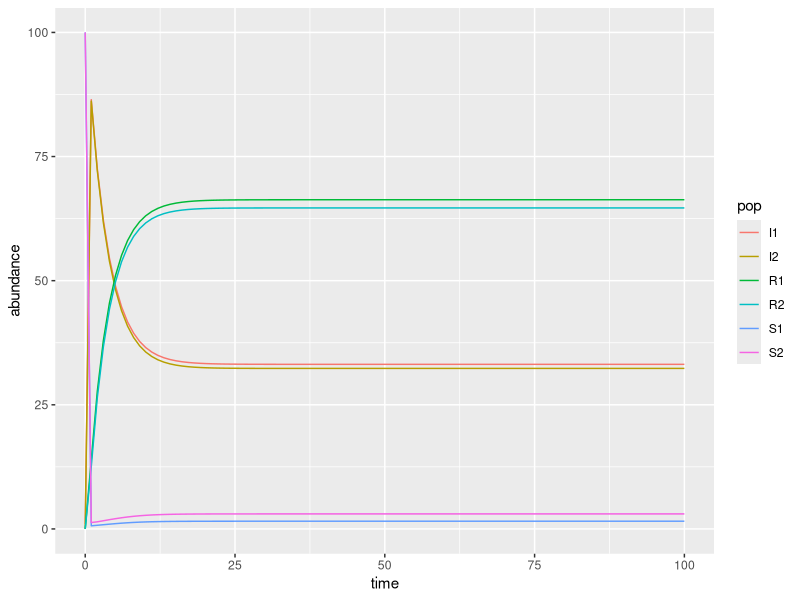
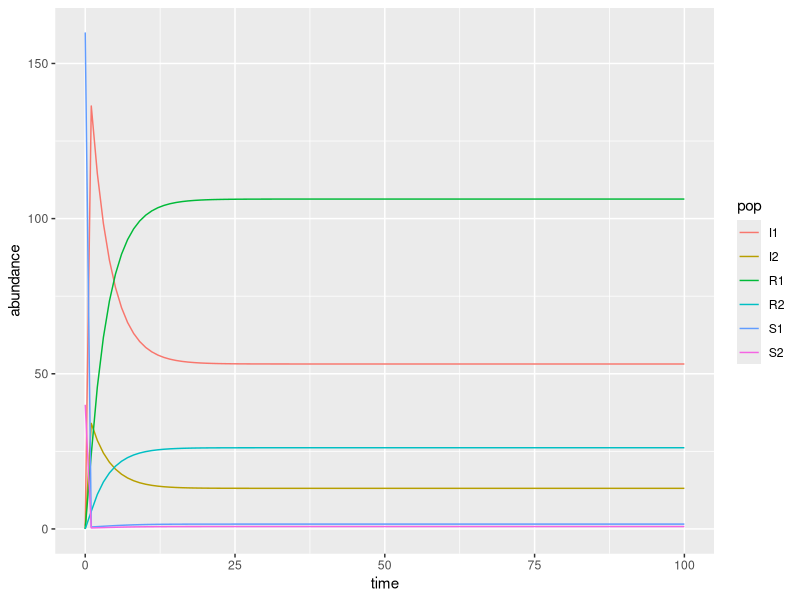
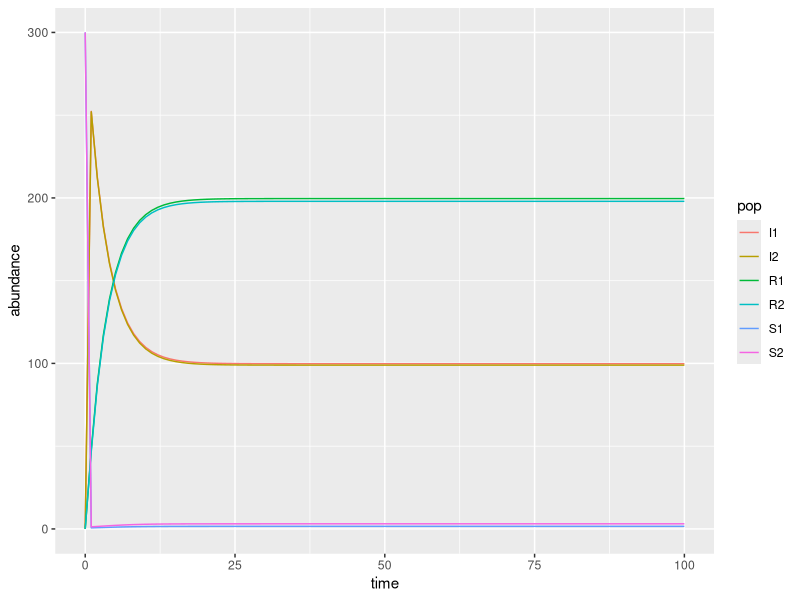
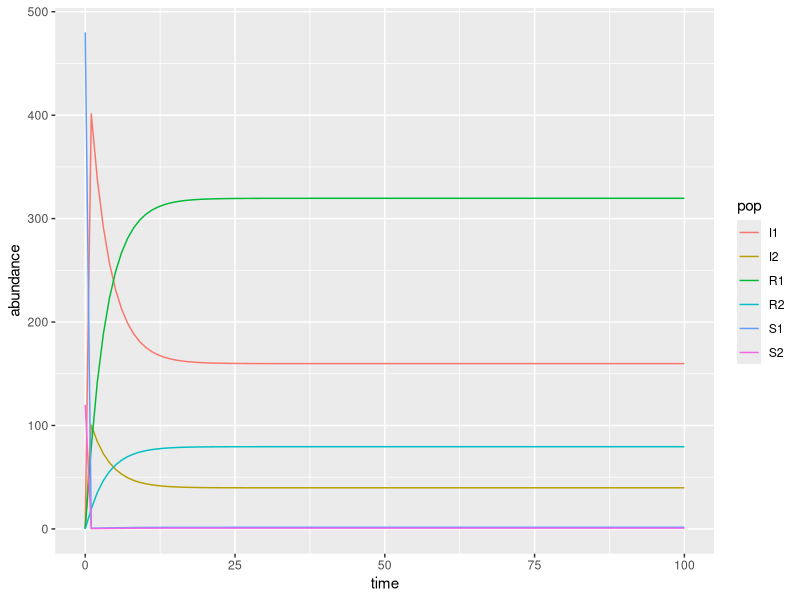
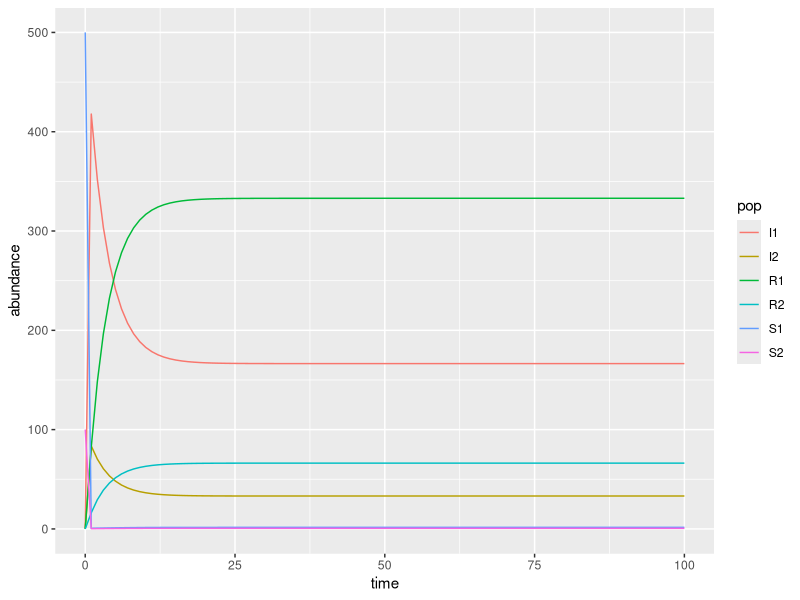

Write R code to recreate these figures, in order. (Note: this script raises an error after producing the figures.)
### goal: explore effects of varying density and relative abundance in a spillover model

# model: Population dynamics of pathogens with multiple host species, Dobson 2004, The American Naturalist

# notes: Edited model to make the populations at carrying capacity (deaths become births)


#### set-up ####

# clear all existing data
rm(list=ls())

# load libraries
library(deSolve)
library(tidyverse)


#### default parameters ####

# species 1 is  the reservoir host
# species 2 is the nonreservoir host

# death rates
d1 <- 0.1
d2 <- 0.1
  
# intraspecific transmission rates  
B11 <- 0.2
B22 <- 0   

# interspecific transmission rates  
B12 <- 0
B21 <- 0.1
  
# infection-induced mortality  
alpha1 <- 0.01
alpha2 <- 0.01

# recover rate
theta1 <- 0.2
theta2 <- 0.2

# initial values
S10 <- 100
I10 <- 1
R10 <- 0
  
S20 <- 100
I20 <- 0
R20 <- 0

# simulation time
simtime <- 100


#### model ####
mod <- function(d1, B11, B12, alpha1, theta1, d2, B22, B21, alpha2, theta2, S10, I10, R10, S20, I20, R20, simtime){
  
  # parameters
  parms<-list(d1 = d1, B11 = B11, B12 = B12, alpha1 = alpha1, theta1 = theta1, d2 = d2, B22 = B22, B12 = B12, alpha2 = alpha2, theta2 = theta2, S10 = S10, I10 = I10, R10 = R10, S20 = S20, I20 = I20, R20 = R20, simtime = simtime)
  
  # define model
  mymodel <- with(as.list(parms), function(t, x, parms){
    
    # State variables
    S1 <- x["S1"]
    I1 <- x["I1"]
    R1 <- x["R1"]
    
    S2 <- x["S2"]
    I2 <- x["I2"]
    R2 <- x["R2"]
    
    # species 1
    S1dot <- d1 * (S1 + R1) + (d1 + alpha1) * I1 - S1 * (B11 * I1 + B12 * I2) - d1 * S1
    I1dot <- S1 * (B11 * I1 + B12 * I2) - (d1 + alpha1 + theta1) * I1
    R1dot <- theta1 * I1 - d1 * R1
    
    # species 2
    S2dot <- d2 * (S2 + R2) + (d2 + alpha2) * I2 - S2 * (B22 * I2 + B21 * I1) - d2 * S2
    I2dot <- S2 * (B22 * I2 + B21 * I1) - (d2 + alpha2 + theta2) * I2
    R2dot <- theta2 * I2 - d2 * R2
    
    list(c(S1dot, I1dot, R1dot, S2dot, I2dot, R2dot))	
    
  })
  
  # start values
  xstart <- c(S1 = S10, I1 = I10, R1 = R10, S2 = S20, I2 = I20, R2 = R20)
  
  # vector of timesteps
  times  <- seq(0, simtime, length = simtime)
  
  # LSODA (default step size)
  out <- as.data.frame(lsoda(xstart, times, mymodel, parms, hmax=20))
  
  # output times series
  return(out)  
}
  

#### simulations ####

# default values (each S0 = 100)
out_def <- mod(d1, B11, B12, alpha1, theta1, d2, B22, B21, alpha2, theta2, S10, I10, R10, S20, I20, R20, simtime) 

out_def_l <- out_def %>% 
  gather(key = "pop", value = "abundance", -time)

ggplot(out_def_l, aes(time, abundance, color = pop)) + 
  geom_line()

# filter(out_def_l, time < 10) %>%
#   ggplot(aes(time, abundance, color = pop)) + 
#   geom_line()

tail(out_def)


# increase reservoir host (80% reservoir, 20% nonreservoir)
S10 <- 160
S20 <- 40

out_8020 <- mod(d1, B11, B12, alpha1, theta1, d2, B22, B21, alpha2, theta2, S10, I10, R10, S20, I20, R20, simtime)

out_8020_l <- out_8020 %>% 
  gather(key = "pop", value = "abundance", -time)

ggplot(out_8020_l, aes(time, abundance, color = pop)) + 
  geom_line()

tail(out_8020)


# increase total density (50% reservoir, 50% nonreservoir)
S10 <- 300
S20 <- 300

out_high <- mod(d1, B11, B12, alpha1, theta1, d2, B22, B21, alpha2, theta2, S10, I10, R10, S20, I20, R20, simtime)

out_high_l <- out_high %>% 
  gather(key = "pop", value = "abundance", -time)

ggplot(out_high_l, aes(time, abundance, color = pop)) + 
  geom_line()

tail(out_high)


# increase reservoir host relative abundance and density (80% reservoir, 20% nonreservoir)
S10 <- 480
S20 <- 120

out_high_8020 <- mod( d1, B11, B12, alpha1, theta1, d2, B22, B21, alpha2, theta2, S10, I10, R10, S20, I20, R20, simtime)

out_high_8020_l <- out_high_8020 %>% 
  gather(key = "pop", value = "abundance", -time)

ggplot(out_high_8020_l, aes(time, abundance, color = pop)) + 
  geom_line()

tail(out_high_8020)


# increase reservoir host relative abundance and density while keeping native the same (83% reservoir,17% nonreservoir)
S10 <- 500
S20 <- 100

out_8317 <- mod(d1, B11, B12, alpha1, theta1, d2, B22, B21, alpha2, theta2, S10, I10, R10, S20, I20, R20, simtime)

out_8317_l <- out_8317 %>% 
  gather(key = "pop", value = "abundance", -time)

ggplot(out_8317_l, aes(time, abundance, color = pop)) + 
  geom_line()

tail(out_8317)

# combine datasets
out_def$model = "5050"
out_8020$model = "8020"
out_high$model = "high 5050"
out_high_8020$model = "high 8020"
out_8317$model = "high 8317"

out_df = rbind(out_def, out_8020, out_high, out_high_8020, out_8317)

# calculate prevalence
out_df %>%
  filter(time == simtime) %>%
  group_by(model) %>%
  summarise(prev1 = I1/(S1 + I1 + R1),
            prev2 = I2/(S2 + I2 + R2),
            prev = (I1 + I2)/(S1 + I1 + R1 + S2 + I2 + R2))
# slight changes in prevalence


#### vary reservoir host density ####

# nonreservoir host density
S20 = 100

# reservoir host densities
S10_l = seq(1, 10000, length.out = 40)

# empty dataframe
out_res <- data.frame(S10 = S10_l, time = NA, S1 = NA, I1 = NA, R1 = NA, S2 = NA, I2 = NA, R2 = NA)

# start pdf
pdf(file = "./output/two_host_simulations_reservoir_density_102619.pdf")

# cycle through densities
for(i in 1:40){
  
  # set reservoir host density
  S10 <- S10_l[i]
  
  temp_out <- mod(d1, B11, B12, alpha1, theta1, d2, B22, B21, alpha2, theta2, S10, I10, R10, S20, I20, R20, simtime)
  
  temp_out_l <- temp_out %>% 
    gather(key = "pop", value = "abundance", -time)
  

  print(ggplot(temp_out_l, aes(time, abundance, color = pop)) + 
    geom_line())
  
  out_res[i, 2:8] <- filter(temp_out, time == simtime)
  
}

# close pdf
dev.off()

# calculate prevalence
out_res_prev <- out_res %>%
  group_by(S10) %>%
  summarise(prev1 = I1/(S1 + I1 + R1),
            prev2 = I2/(S2 + I2 + R2),
            prev = (I1 + I2)/(S1 + I1 + R1 + S2 + I2 + R2)) %>%
  ungroup() %>%
  gather(key = "group", value = "prevalence", -S10) %>%
  mutate(group = recode(group, prev1 = "reservoir", prev2 = "nonreservoir", prev = "combined"))

# figure of prevalence
ggplot(out_res_prev, aes(x = S10, y = prevalence, color = group)) +
  geom_line()


#### low reservoir host density ####

# nonreservoir host density
S20 = 100

# reservoir host densities
S10_low = seq(1, 200, length.out = 40)

# empty dataframe
out_res_low <- data.frame(S10 = S10_low, time = NA, S1 = NA, I1 = NA, R1 = NA, S2 = NA, I2 = NA, R2 = NA)

# start pdf
pdf(file = "./output/two_host_simulations_low_reservoir_density_102619.pdf")

# cycle through densities
for(i in 1:40){
  
  # set reservoir host density
  S10 <- S10_low[i]
  
  temp_out <- mod(d1, B11, B12, alpha1, theta1, d2, B22, B21, alpha2, theta2, S10, I10, R10, S20, I20, R20, simtime)
  
  temp_out_l <- temp_out %>% 
    gather(key = "pop", value = "abundance", -time)
  
  
  print(ggplot(temp_out_l, aes(time, abundance, color = pop)) + 
          geom_line())
  
  out_res_low[i, 2:8] <- filter(temp_out, time == simtime)
  
}

# close pdf
dev.off()

# calculate prevalence
out_res_prev_low <- out_res_low %>%
  group_by(S10) %>%
  summarise(prev1 = I1/(S1 + I1 + R1),
            prev2 = I2/(S2 + I2 + R2),
            prev = (I1 + I2)/(S1 + I1 + R1 + S2 + I2 + R2)) %>%
  ungroup() %>%
  gather(key = "group", value = "prevalence", -S10) %>%
  mutate(group = recode(group, prev1 = "reservoir", prev2 = "nonreservoir", prev = "combined"))

# figure of prevalence
ggplot(out_res_prev_low, aes(x = S10, y = prevalence, color = group)) +
  geom_line()


#### vary nonreservoir host density ####

# reservoir host density
S10 = 100

# reservoir host densities
S20_l = seq(1, 200, length.out = 40)

# empty dataframe
out_nonres <- data.frame(S20 = S20_l, time = NA, S1 = NA, I1 = NA, R1 = NA, S2 = NA, I2 = NA, R2 = NA)

# start pdf
pdf(file = "./output/two_host_simulations_nonreservoir_density_102619.pdf")

# cycle through densities
for(i in 1:40){
  
  # set reservoir host density
  S20 <- S20_l[i]
  
  temp_out <- mod(d1, B11, B12, alpha1, theta1, d2, B22, B21, alpha2, theta2, S10, I10, R10, S20, I20, R20, simtime)
  
  temp_out_l <- temp_out %>% 
    gather(key = "pop", value = "abundance", -time)
  
  
  print(ggplot(temp_out_l, aes(time, abundance, color = pop)) + 
          geom_line())
  
  out_nonres[i, 2:8] <- filter(temp_out, time == simtime)
  
}

# close pdf
dev.off()

# calculate prevalence
out_nonres_prev <- out_nonres %>%
  group_by(S20) %>%
  summarise(prev1 = I1/(S1 + I1 + R1),
            prev2 = I2/(S2 + I2 + R2),
            prev = (I1 + I2)/(S1 + I1 + R1 + S2 + I2 + R2)) %>%
  ungroup() %>%
  gather(key = "group", value = "prevalence", -S20) %>%
  mutate(group = recode(group, prev1 = "reservoir", prev2 = "nonreservoir", prev = "combined"))

# figure of prevalence
ggplot(out_nonres_prev, aes(x = S20, y = prevalence, color = group)) +
  geom_line()
